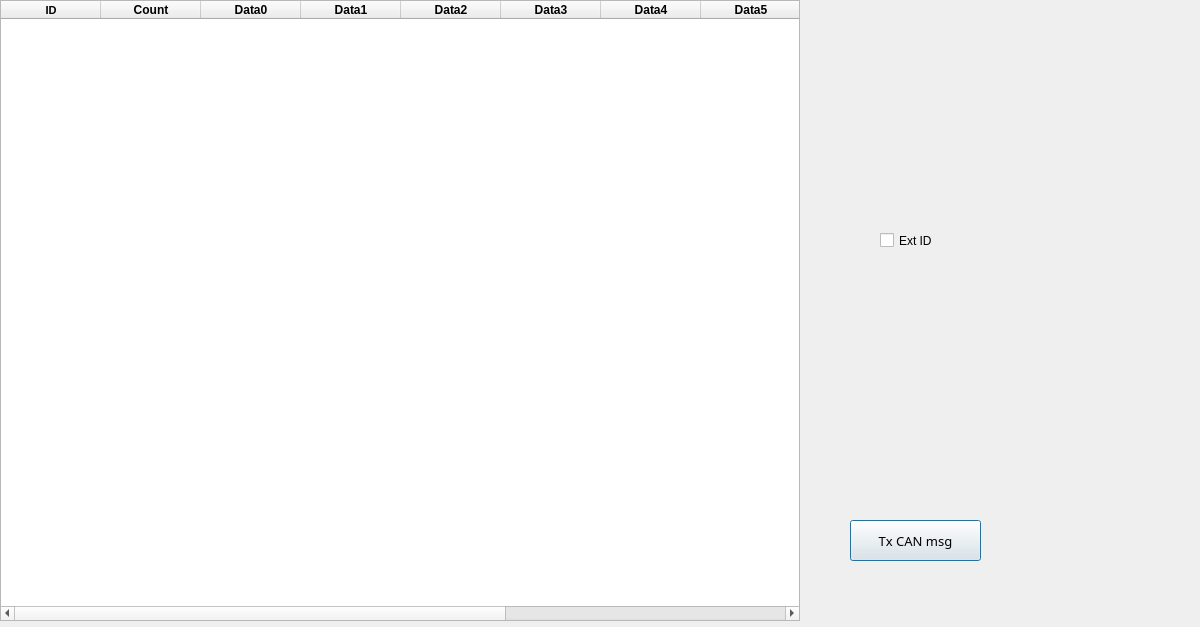
<?xml version="1.0" encoding="UTF-8"?>
<ui version="4.0">
 <class>Dialog</class>
 <widget class="QDialog" name="Dialog">
  <property name="geometry">
   <rect>
    <x>0</x>
    <y>0</y>
    <width>1200</width>
    <height>627</height>
   </rect>
  </property>
  <property name="sizePolicy">
   <sizepolicy hsizetype="MinimumExpanding" vsizetype="Minimum">
    <horstretch>0</horstretch>
    <verstretch>0</verstretch>
   </sizepolicy>
  </property>
  <property name="minimumSize">
   <size>
    <width>1000</width>
    <height>500</height>
   </size>
  </property>
  <property name="maximumSize">
   <size>
    <width>1920</width>
    <height>1080</height>
   </size>
  </property>
  <property name="baseSize">
   <size>
    <width>800</width>
    <height>600</height>
   </size>
  </property>
  <property name="font">
   <font>
    <kerning>false</kerning>
   </font>
  </property>
  <property name="mouseTracking">
   <bool>true</bool>
  </property>
  <property name="focusPolicy">
   <enum>Qt::NoFocus</enum>
  </property>
  <property name="contextMenuPolicy">
   <enum>Qt::CustomContextMenu</enum>
  </property>
  <property name="windowTitle">
   <string>Dialog</string>
  </property>
  <property name="modal">
   <bool>false</bool>
  </property>
  <widget class="QPushButton" name="button_tx">
   <property name="geometry">
    <rect>
     <x>850</x>
     <y>520</y>
     <width>131</width>
     <height>41</height>
    </rect>
   </property>
   <property name="font">
    <font>
     <family>MS Reference Sans Serif</family>
     <pointsize>10</pointsize>
    </font>
   </property>
   <property name="text">
    <string>Tx CAN msg</string>
   </property>
  </widget>
  <widget class="QCheckBox" name="checkBox_ext_id">
   <property name="geometry">
    <rect>
     <x>880</x>
     <y>220</y>
     <width>61</width>
     <height>41</height>
    </rect>
   </property>
   <property name="text">
    <string>Ext ID</string>
   </property>
   <property name="checked">
    <bool>false</bool>
   </property>
   <property name="tristate">
    <bool>false</bool>
   </property>
  </widget>
  <widget class="QComboBox" name="comboBox">
   <property name="geometry">
    <rect>
     <x>240</x>
     <y>380</y>
     <width>73</width>
     <height>22</height>
    </rect>
   </property>
   <property name="font">
    <font>
     <pointsize>10</pointsize>
    </font>
   </property>
   <item>
    <property name="text">
     <string>0</string>
    </property>
   </item>
   <item>
    <property name="text">
     <string>1</string>
    </property>
   </item>
   <item>
    <property name="text">
     <string>2</string>
    </property>
   </item>
   <item>
    <property name="text">
     <string>3</string>
    </property>
   </item>
   <item>
    <property name="text">
     <string>4</string>
    </property>
   </item>
   <item>
    <property name="text">
     <string>5</string>
    </property>
   </item>
   <item>
    <property name="text">
     <string>6</string>
    </property>
   </item>
   <item>
    <property name="text">
     <string>7</string>
    </property>
   </item>
   <item>
    <property name="text">
     <string>8</string>
    </property>
   </item>
  </widget>
  <widget class="QLabel" name="label">
   <property name="geometry">
    <rect>
     <x>170</x>
     <y>380</y>
     <width>55</width>
     <height>21</height>
    </rect>
   </property>
   <property name="font">
    <font>
     <pointsize>10</pointsize>
    </font>
   </property>
   <property name="text">
    <string>Length:</string>
   </property>
  </widget>
  <widget class="QTableWidget" name="tableWidget">
   <property name="geometry">
    <rect>
     <x>0</x>
     <y>0</y>
     <width>800</width>
     <height>621</height>
    </rect>
   </property>
   <property name="sizePolicy">
    <sizepolicy hsizetype="Maximum" vsizetype="Expanding">
     <horstretch>0</horstretch>
     <verstretch>0</verstretch>
    </sizepolicy>
   </property>
   <property name="minimumSize">
    <size>
     <width>800</width>
     <height>300</height>
    </size>
   </property>
   <property name="font">
    <font>
     <weight>75</weight>
     <italic>false</italic>
     <bold>true</bold>
     <strikeout>false</strikeout>
     <kerning>false</kerning>
    </font>
   </property>
   <property name="focusPolicy">
    <enum>Qt::NoFocus</enum>
   </property>
   <property name="layoutDirection">
    <enum>Qt::LeftToRight</enum>
   </property>
   <property name="editTriggers">
    <set>QAbstractItemView::NoEditTriggers</set>
   </property>
   <property name="rowCount">
    <number>0</number>
   </property>
   <column>
    <property name="text">
     <string notr="true">ID</string>
    </property>
    <property name="toolTip">
     <string/>
    </property>
    <property name="whatsThis">
     <string comment="CAB" extracomment="CAN-bus ID number"/>
    </property>
    <property name="font">
     <font>
      <pointsize>8</pointsize>
     </font>
    </property>
    <property name="textAlignment">
     <set>AlignCenter</set>
    </property>
   </column>
   <column>
    <property name="text">
     <string>Count</string>
    </property>
    <property name="textAlignment">
     <set>AlignCenter</set>
    </property>
   </column>
   <column>
    <property name="text">
     <string>Data0</string>
    </property>
    <property name="textAlignment">
     <set>AlignCenter</set>
    </property>
   </column>
   <column>
    <property name="text">
     <string>Data1</string>
    </property>
    <property name="textAlignment">
     <set>AlignCenter</set>
    </property>
   </column>
   <column>
    <property name="text">
     <string>Data2</string>
    </property>
    <property name="textAlignment">
     <set>AlignCenter</set>
    </property>
   </column>
   <column>
    <property name="text">
     <string>Data3</string>
    </property>
    <property name="textAlignment">
     <set>AlignCenter</set>
    </property>
   </column>
   <column>
    <property name="text">
     <string>Data4</string>
    </property>
    <property name="textAlignment">
     <set>AlignCenter</set>
    </property>
   </column>
   <column>
    <property name="text">
     <string>Data5</string>
    </property>
    <property name="textAlignment">
     <set>AlignCenter</set>
    </property>
   </column>
   <column>
    <property name="text">
     <string>Data6</string>
    </property>
    <property name="textAlignment">
     <set>AlignCenter</set>
    </property>
   </column>
   <column>
    <property name="text">
     <string>Data7</string>
    </property>
    <property name="textAlignment">
     <set>AlignCenter</set>
    </property>
   </column>
   <column>
    <property name="text">
     <string>Count</string>
    </property>
    <property name="textAlignment">
     <set>AlignCenter</set>
    </property>
   </column>
  </widget>
 </widget>
 <resources/>
 <connections/>
</ui>
